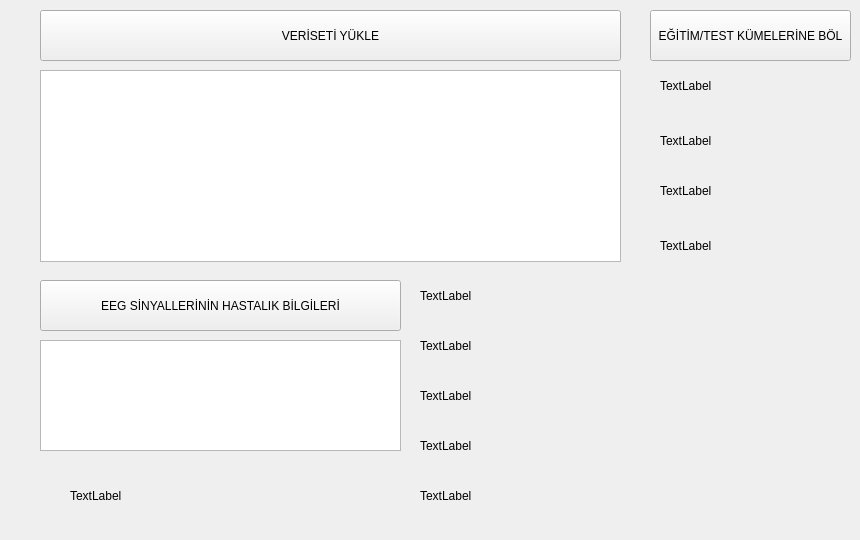
    <widget class="QWidget" name="tab">
     <attribute name="title">
      <string>VERİ SETİ İŞLEMLERİ</string>
     </attribute>
     <widget class="QPushButton" name="pushButton">
      <property name="geometry">
       <rect>
        <x>40</x>
        <y>10</y>
        <width>581</width>
        <height>51</height>
       </rect>
      </property>
      <property name="text">
       <string>VERİSETİ YÜKLE</string>
      </property>
     </widget>
     <widget class="QTextEdit" name="textEdit">
      <property name="geometry">
       <rect>
        <x>40</x>
        <y>340</y>
        <width>361</width>
        <height>111</height>
       </rect>
      </property>
     </widget>
     <widget class="QPushButton" name="pushButton_2">
      <property name="geometry">
       <rect>
        <x>40</x>
        <y>280</y>
        <width>361</width>
        <height>51</height>
       </rect>
      </property>
      <property name="text">
       <string>EEG SİNYALLERİNİN HASTALIK BİLGİLERİ</string>
      </property>
     </widget>
     <widget class="QLabel" name="label">
      <property name="geometry">
       <rect>
        <x>420</x>
        <y>280</y>
        <width>371</width>
        <height>31</height>
       </rect>
      </property>
      <property name="text">
       <string>TextLabel</string>
      </property>
     </widget>
     <widget class="QLabel" name="label_2">
      <property name="geometry">
       <rect>
        <x>420</x>
        <y>330</y>
        <width>371</width>
        <height>31</height>
       </rect>
      </property>
      <property name="text">
       <string>TextLabel</string>
      </property>
     </widget>
     <widget class="QLabel" name="label_3">
      <property name="geometry">
       <rect>
        <x>420</x>
        <y>380</y>
        <width>371</width>
        <height>31</height>
       </rect>
      </property>
      <property name="text">
       <string>TextLabel</string>
      </property>
     </widget>
     <widget class="QLabel" name="label_4">
      <property name="geometry">
       <rect>
        <x>420</x>
        <y>430</y>
        <width>371</width>
        <height>31</height>
       </rect>
      </property>
      <property name="text">
       <string>TextLabel</string>
      </property>
     </widget>
     <widget class="QLabel" name="label_5">
      <property name="geometry">
       <rect>
        <x>420</x>
        <y>480</y>
        <width>371</width>
        <height>31</height>
       </rect>
      </property>
      <property name="text">
       <string>TextLabel</string>
      </property>
     </widget>
     <widget class="QTableWidget" name="tableWidget">
      <property name="geometry">
       <rect>
        <x>40</x>
        <y>70</y>
        <width>581</width>
        <height>192</height>
       </rect>
      </property>
     </widget>
     <widget class="QLabel" name="label_89">
      <property name="geometry">
       <rect>
        <x>70</x>
        <y>460</y>
        <width>201</width>
        <height>71</height>
       </rect>
      </property>
      <property name="text">
       <string>TextLabel</string>
      </property>
     </widget>
     <widget class="QPushButton" name="pushButton_21">
      <property name="geometry">
       <rect>
        <x>650</x>
        <y>10</y>
        <width>201</width>
        <height>51</height>
       </rect>
      </property>
      <property name="text">
       <string>EĞİTİM/TEST KÜMELERİNE BÖL</string>
      </property>
     </widget>
     <widget class="QLabel" name="label_102">
      <property name="geometry">
       <rect>
        <x>660</x>
        <y>70</y>
        <width>181</width>
        <height>31</height>
       </rect>
      </property>
      <property name="text">
       <string>TextLabel</string>
      </property>
     </widget>
     <widget class="QLabel" name="label_103">
      <property name="geometry">
       <rect>
        <x>660</x>
        <y>130</y>
        <width>181</width>
        <height>21</height>
       </rect>
      </property>
      <property name="text">
       <string>TextLabel</string>
      </property>
     </widget>
     <widget class="QLabel" name="label_104">
      <property name="geometry">
       <rect>
        <x>660</x>
        <y>180</y>
        <width>181</width>
        <height>21</height>
       </rect>
      </property>
      <property name="text">
       <string>TextLabel</string>
      </property>
     </widget>
     <widget class="QLabel" name="label_105">
      <property name="geometry">
       <rect>
        <x>660</x>
        <y>230</y>
        <width>191</width>
        <height>31</height>
       </rect>
      </property>
      <property name="text">
       <string>TextLabel</string>
      </property>
     </widget>
    </widget>
